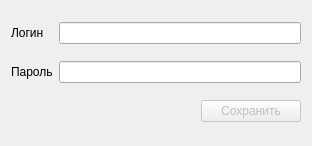
<?xml version="1.0" encoding="UTF-8"?>
<ui version="4.0">
 <class>Configure_dialog</class>
 <widget class="QDialog" name="Configure_dialog">
  <property name="geometry">
   <rect>
    <x>0</x>
    <y>0</y>
    <width>312</width>
    <height>146</height>
   </rect>
  </property>
  <property name="windowTitle">
   <string>Настройка пользователя</string>
  </property>
  <layout class="QGridLayout" name="gridLayout">
   <item row="0" column="1">
    <widget class="QLineEdit" name="Login_text"/>
   </item>
   <item row="0" column="0">
    <widget class="QLabel" name="login_lable">
     <property name="text">
      <string>Логин</string>
     </property>
    </widget>
   </item>
   <item row="1" column="0">
    <widget class="QLabel" name="password_lable">
     <property name="text">
      <string>Пароль</string>
     </property>
    </widget>
   </item>
   <item row="1" column="1">
    <widget class="QLineEdit" name="Password_text">
     <property name="echoMode">
      <enum>QLineEdit::Password</enum>
     </property>
    </widget>
   </item>
   <item row="2" column="1">
    <layout class="QHBoxLayout" name="horizontalLayout">
     <item>
      <widget class="QLabel" name="Status_label">
       <property name="styleSheet">
        <string notr="true">color: red</string>
       </property>
       <property name="text">
        <string/>
       </property>
      </widget>
     </item>
     <item>
      <spacer name="horizontalSpacer">
       <property name="orientation">
        <enum>Qt::Horizontal</enum>
       </property>
       <property name="sizeHint" stdset="0">
        <size>
         <width>40</width>
         <height>20</height>
        </size>
       </property>
      </spacer>
     </item>
     <item>
      <widget class="QPushButton" name="Save_button">
       <property name="enabled">
        <bool>false</bool>
       </property>
       <property name="minimumSize">
        <size>
         <width>100</width>
         <height>0</height>
        </size>
       </property>
       <property name="text">
        <string>Сохранить</string>
       </property>
      </widget>
     </item>
    </layout>
   </item>
  </layout>
 </widget>
 <resources/>
 <connections/>
</ui>
